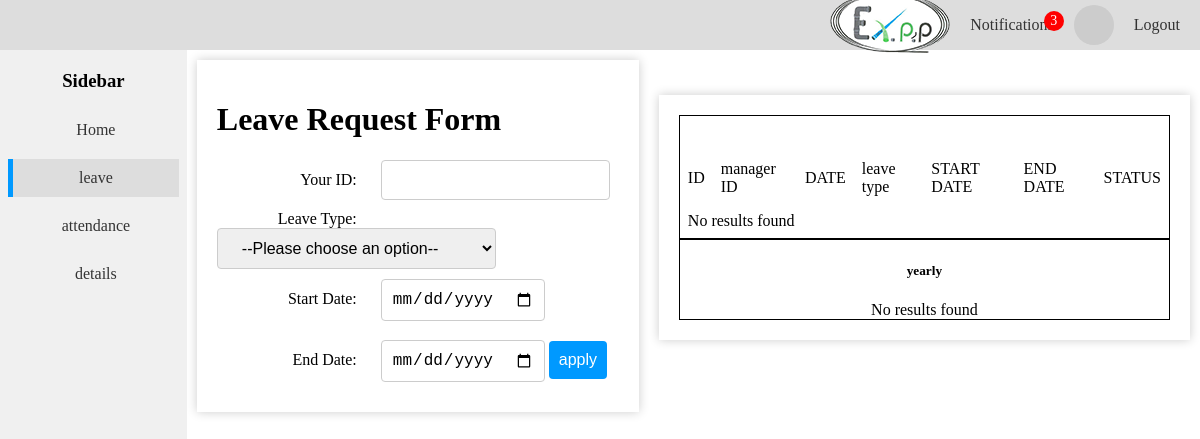
The page /managerleave.php on the database as committed earlier.
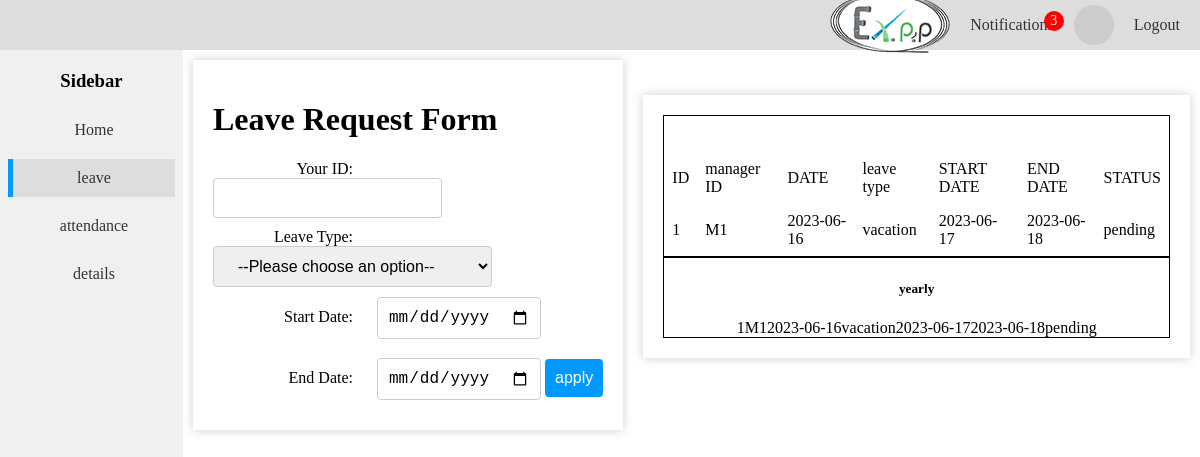
The same page on the database as committed later.
### tables this page shows
CREATE TABLE `employee_leave` (
  `leaveID` int(11) NOT NULL,
  `employeeID` int(11) DEFAULT NULL,
  `managerID` varchar(255) DEFAULT NULL,
  `date` date NOT NULL,
  `leavetype` varchar(50) NOT NULL,
  `startdate` date NOT NULL,
  `enddate` date NOT NULL,
  `status` varchar(15) NOT NULL
);

### managerleave.php (the view, shortened to what this page needs)
<!DOCTYPE html>
<html>
<head>
</head>
<body>
<div class="page-container">
  <?php include 'header.php'; ?>
  <div class="content-container">
  <div class="sidebar">
    <h3>Sidebar</h3>
    <a href="employeedashboard.php">Home</a>
    <a class="active"href="managerleave.php">leave</a>
    <a href="employeeattendance.php">attendance</a>
    <a href="employee.php">details</a>
  </div>
  <div class="rightofsidebar">
<div class="container">
   <h1>Leave Request Form</h1>
   <form action="fillleave.php" method="post"><label for="userID">Your ID:</label>
        <input type="text" id="userID" name="userID" value="<?php echo $_SESSION['user_type']; ?>" required><br>
        <label for="leavetype">Leave Type:</label>
        <select id="leavetype" name="leavetype" required>
            <option value="">--Please choose an option--</option>
        </select><br>
        <label for="startdate">Start Date:</label>
        <input type="date" id="startdate" name="startdate" required><br>
        <label for="enddate">End Date:</label>
        <input type="date" id="enddate" name="enddate" required>
        <input type="submit" value="apply">
    </form>
    </div>
    <div class="container">
     <div class="employee-info">
    <table>
            <thead> <br><br>
            <tr>
                <td>ID</td>
                <td>manager ID</td>
                <td>DATE</td>
                <td>leave type</td>
                <td>START DATE</td>
                <td>END DATE</td>
                <td>STATUS</td>
            </tr>
            </thead>
         <tbody>
            <?php
            require_once "connection.php";
            $sql = "SELECT * from employee_leave WHERE managerID IS NOT NULL  AND date=CURDATE()";
            $query = $conn->query($sql);
            if ($query->num_rows > 0) {
              while($row = $query->fetch_assoc()) {
                  echo "<tr>";
                  echo "<td>" . $row["leaveID"] . "</td>";
                  echo "<td>" . $row["managerID"] . "</td>";
                  echo "<td>" . $row["date"] . "</td>";
                  echo "<td>" . $row["leavetype"] . "</td>";
                  echo "<td>" . $row["startdate"] . "</td>";
                  echo "<td>" . $row["enddate"] . "</td>";
                  echo "<td>" . $row["status"] . "</td>";
                  echo "</tr>";
              }
          } else {
              echo "<tr><td colspan='11'>No results found</td></tr>";
          }
            ?>
         </tbody>
        </table>
    </div>
    <div class="employee-info">
    <h5>yearly</h5>
    <div>
    <?php
        require_once "connection.php";
        $sql = "SELECT * from employee_leave WHERE managerID IS NOT NULL AND YEAR(date) = YEAR(CURDATE())";
        $query = $conn->query($sql);
        if ($query->num_rows > 0) {
            while($row = $query->fetch_assoc()) {
                echo "<tr>";
                echo "<td>" . $row["leaveID"] . "</td>";
                echo "<td>" . $row["managerID"] . "</td>";
                echo "<td>" . $row["date"] . "</td>";
                echo "<td>" . $row["leavetype"] . "</td>";
                echo "<td>" . $row["startdate"] . "</td>";
                echo "<td>" . $row["enddate"] . "</td>";
                echo "<td>" . $row["status"] . "</td>";
                echo "</tr>";
            }
        } else {
            echo "<tr><td colspan='11'>No results found</td></tr>";
        }
        ?>
    </div>
    </div>
</div>
  </div>
  </div>
</body>
</html>

### header.php (shortened to what this page needs)
<div class="header">
    <div class="name"><img src="image/logo2_1619976135.png" alt="excel"></div>
    <div class="menu">
      <a href="notifications.php" class="notifications">Notifications</a>
      <div class="avatar">
          <img src="https://www.gravatar.com/avatar/00000000000000000000000000000000?d=identicon" alt="Avatar">
      </div>
      <a href="logout.php">Logout</a>
    </div>
</div>

### managerleave.php (style rules this page uses)
body { margin: 0; padding: 0; display: flex; flex-direction: row; justify-content: flex-start; align-items: stretch; }
.page-container { display: flex; flex-direction: column; justify-content: flex-start; align-items: stretch; }
.content-container { display: flex; flex-direction: row; justify-content: flex-start; align-items: stretch; }
.sidebar { width: 200px; height: 100vh; background-color: #f0f0f0; padding: 20px; box-sizing: border-box; display: flex; flex-direction: column; justify-content: flex-start; align-items: center; }
.sidebar h3 { margin-top: 0; }
.sidebar a { display: block; margin-bottom: 10px; padding: 10px; width: 100%; text-align: center; text-decoration: none; color: #333; border-left: 5px solid transparent; }
.sidebar a.active, .sidebar a:hover { background-color: #ddd; border-left-color: #09f; }
.rightofsidebar { margin: 0; padding: 0; display: flex; flex-direction: row; justify-content: flex-start; align-items: baseline; }
.container { max-width: 600px; height: auto; margin: 10px; padding: 20px; background-color: #fff; box-shadow: 0 0 10px rgba(0,0,0,0.2); }
h3 { margin-top: 0; }
.employee-info { text-align: center; border-style: solid; border-width: 1px; border-color: #000000; background-color: #FFFFFF; }
table { border-collapse: collapse; width: 100%; }
th, td { text-align: left; padding: 8px; }
form { display:block; flex-wrap :wrap; justify-content:left; align-items:center; }
label { display:inline-block; width :140px; text-align:right; margin-right :20px; }
input[type="submit"] { background-color:#09f ; color:#fff ; border:none ; border-radius :4px ; padding :10px ; cursor:pointer ; font-size :16px ; margin-top :10px ; }
input, select, textarea { position :inherits ; flex :1 ; padding :10px ; border :1px solid #ccc ; border-radius :4px ; box-sizing:border-box ; margin-bottom :10px ; font-size :16px ; }
select { width :inherit ; padding-left: 20px; padding-right: 40px; }

### header.php (style rules this page uses)
.header { min-width: 98vw; display:flex; justify-content:flex-end; align-items:center; padding-right:20px; height:50px; background-color:#ddd }
.header .menu { display:flex; align-items:center; }
.header .menu a { margin-left:20px; transition: color 0.2s; text-decoration:none; color:#333; }
.header .menu .notifications { position:relative; }
.header .menu .notifications::after { content:'3'; position:absolute; top:-5px; right:-10px; width:20px; height:20px; border-radius:50%; background-color:#f00; color:#fff; font-size:14px; text-align:center; line-height:20px; }
.header .menu .avatar { width:40px; height:40px; border-radius:50%; margin-left:20px; overflow:hidden; }
.header .menu .avatar img { width:100%; }

Rows that differ between the two databases and show on the page:
added employee_leave: leaveID "1", managerID "M1", date "2023-06-16", leavetype "vacation", startdate "2023-06-17", enddate "2023-06-18", status "pending"
Other text that changed with them:
text no longer shown: "No results found No results found"
